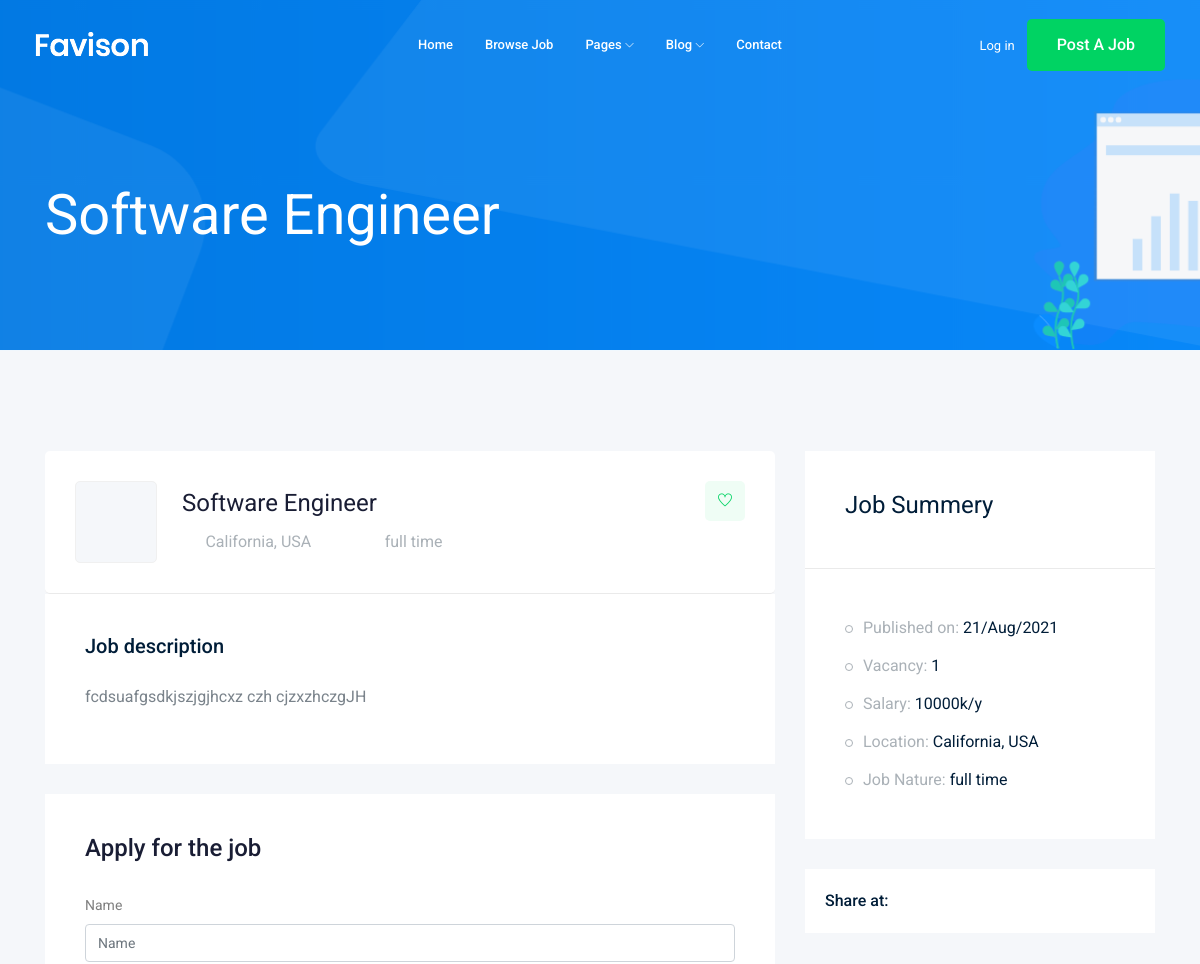
The app's page /jobs/software-engineer (upper part), older data.
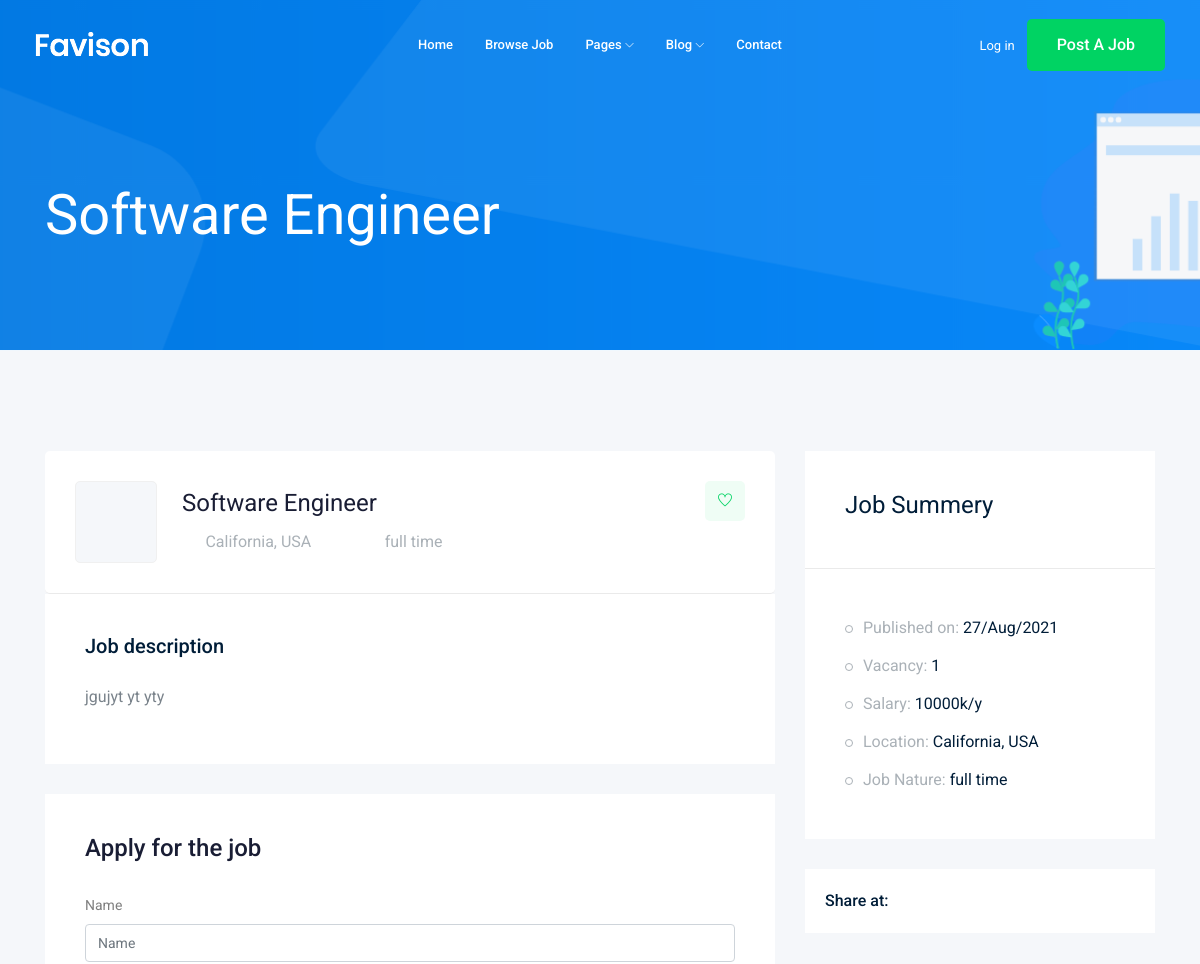
The same page, newer data.
### jobs/models.py (models this page shows, shortened)
class jobs(models.Model):
    user=models.ForeignKey(User, verbose_name=("user"), on_delete=models.CASCADE)
    title=CharField(max_length=50)
    job_type=CharField(max_length=20, choices=Job_Type)
    description=models.TextField(max_length=1500)
    published_at=models.DateTimeField(auto_now=True)
    vacancy= models.IntegerField(default=1)
    salary=models.IntegerField(default=0)
    excprince =models.IntegerField(default=1)
    category=models.ForeignKey(Category,on_delete=CASCADE)
    img = models.ImageField(max_length=256, upload_to=img_name)
    slug=models.SlugField(blank=True,null=True)
    def __str__(self) -> str:
        return self.title

### jobs/views.py (the view)
# urls.py: path('<str:slug>',views.job_detalis,name='job_detalis'),
def job_detalis(request,slug):
   job_detalis=jobs.objects.get(slug=slug)
   if request.method == 'POST':
       form=Apply_job(request.POST , request.FILES )
       if form.is_valid():
           print('valid')
           myform=form.save(commit=False)
           myform.job=job_detalis
           myform.save()
   else:
        form = Apply_job()
   context={'job':job_detalis,'form':form}
   return render(request,'jobs/job_ditales.html',context)

### jobs/forms.py
class Apply_job(forms.ModelForm):
    class  Meta:
        model=Apply
        fields=['name','email','website','cv','letter']

### jobs/templates/jobs/job_ditales.html (shortened to what this page needs)
{% extends 'base.html' %}
{% load bootstrap4 %}
{% block bodey %}
    <div class="bradcam_area bradcam_bg_1">
        <div class="container">
            <div class="row">
                <div class="col-xl-12">
                    <div class="bradcam_text">
                        <h3>{{job}}</h3>
                    </div>
                </div>
            </div>
        </div>
    </div>
    <div class="job_details_area">
        <div class="container">
            <div class="row">
                <div class="col-lg-8">
                    <div class="job_details_header">
                        <div class="single_jobs white-bg d-flex justify-content-between">
                            <div class="jobs_left d-flex align-items-center">
                                <div class="thumb">
                                </div>
                                <div class="jobs_conetent">
                                    <a href="#"><h4>{{job}}</h4></a>
                                    <div class="links_locat d-flex align-items-center">
                                        <div class="location">
                                            <p> <i class="fa fa-map-marker"></i> California, USA</p>
                                        </div>
                                        <div class="location">
                                            <p> <i class="fa fa-clock-o"></i> {{job.job_type}}</p>
                                        </div>
                                    </div>
                                </div>
                            </div>
                            <div class="jobs_right">
                                <div class="apply_now">
                                    <a class="heart_mark" href="#"> <i class="ti-heart"></i> </a>
                                </div>
                            </div>
                        </div>
                    </div>
                    <div class="descript_wrap white-bg">
                        <div class="single_wrap">
                            <h4>Job description</h4>
                            <p>{{job.description}}</p>
                        </div>
                    </div>
                    <div class="apply_job_form white-bg">
                        <h4>Apply for the job</h4>
                            <form  method="POST" , enctype="multipart/form-data">
                                {% bootstrap_form form %}
                            </form>
                    </div>
                </div>
                <div class="col-lg-4">
                    <div class="job_sumary">
                        <div class="summery_header">
                            <h3>Job Summery</h3>
                        </div>
                        <div class="job_content">
                            <ul>
                                <li>Published on: <span>{{job.published_at|date:'d/M/o'}}</span></li>
                                <li>Vacancy: <span>{{job.vacancy}}</span></li>
                                <li>Salary: <span>{{job.salary}}k/y</span></li>
                                <li>Location: <span>California, USA</span></li>
                                <li>Job Nature: <span> {{job.job_type}}</span></li>
                            </ul>
                        </div>
                    </div>
                    <div class="share_wrap d-flex">
                        <span>Share at:</span>
                        <ul>
                            <li><a href="#"> <i class="fa fa-facebook"></i></a> </li>
                            <li><a href="#"> <i class="fa fa-google-plus"></i></a> </li>
                            <li><a href="#"> <i class="fa fa-twitter"></i></a> </li>
                            <li><a href="#"> <i class="fa fa-envelope"></i></a> </li>
                        </ul>
                    </div>
                </div>
            </div>
        </div>
    </div>
{% endblock bodey %}

Row changes from the older to the newer data that the page shows:
changed jobs "Software Engineer": description "fcdsuafgsdkjszjgjhcxz czh cjzxzhczgJH" → "jgujyt yt yty"; published_at "21/Aug/2021" → "27/Aug/2021"
